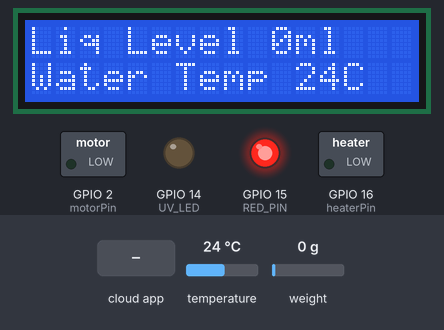
Simulated run of this sketch. Board: ESP8266 (NodeMCU). Parts: 16×2 character LCD, switched loads named in the sketch (green lamp = pin HIGH), output pins drawn as LEDs (lit = HIGH). Dashed ring = blinking. The inputs (shaded band) are chosen by the test bench; at power-on: weight on the scale 0 g, temperature 24 °C. WiFi joins after 1.5 s; servers stay silent unless stated; the Firebase database answers and starts empty; what the sketch prints to the serial monitor is not drawn.

Above: at 6.6 s.
6.7 s: the phone or cloud app sets needRefill to true
At 7.7 s:
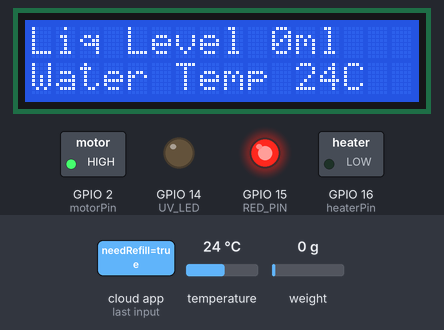
19.7 s: weight on the scale set to 462 g
At 28.3 s:
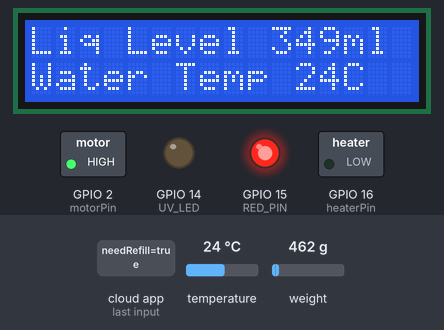
29.3 s: weight on the scale set to 509 g
At 42.1 s:
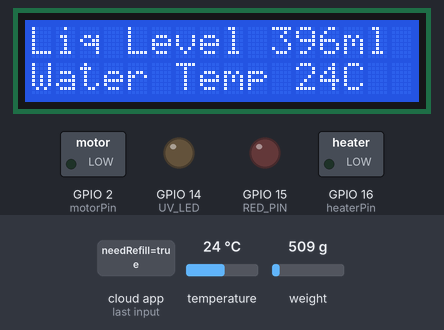
42.3 s: the phone or cloud app sets Heater to 1
At 46.8 s:
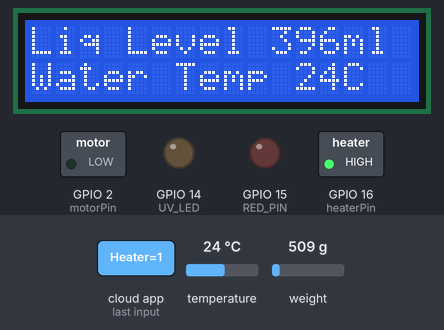
53.3 s: weight on the scale set to 325 g
At 63.2 s:
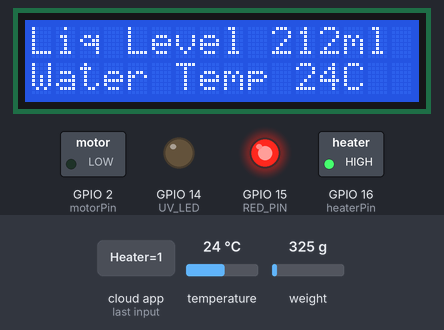
64.0 s: the phone or cloud app sets LED to 1
At 73.4 s:
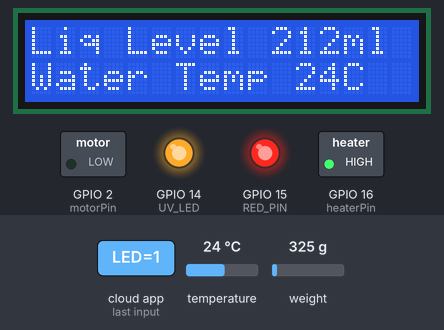
Timing chart, 0 to 74.9 s (numbered marks = the images above; inputs shaded):
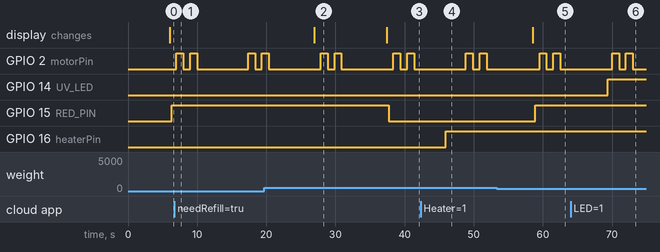

The sketch:

smart_water_bottle.ino
```cpp
#include <ESP8266Firebase.h>
#include <ESP8266WiFi.h>

#include <HX711_ADC.h>
#include <HX711.h>

#include <LiquidCrystal_I2C.h>

#include<SoftwareSerial.h>

#include <OneWire.h>
#include <DallasTemperature.h>

#define UV_LED 14

#define RED_PIN 15

// Set the LCD address to 0x27 for a 16 chars and 2 line display
LiquidCrystal_I2C lcd(0x27, 16, 2);

#define tempSensorPin 0 // Arduino pin connected to DS18B20 sensor's DQ pin
OneWire oneWire(tempSensorPin);         // setup a oneWire instance
DallasTemperature tempSensor(&oneWire); // pass oneWire to DallasTemperature library

#define motorPin 2 //motor transistor is connected to pin 2

#define heaterPin 16

Firebase firebase("https://your-firebase-project-url.firebaseio.com/");
#define _SSID "your_wifi_ssid"
#define _PASSWORD "your_wifi_password"

#define HX711_dout 12 //mcu > HX711 dout pin
#define HX711_sck 13 //mcu > HX711 sck pin

float emptyBottleWeight = 113.0;
float previousWaterLevel = 0.0;
float currentWaterLevel = 0.0;
float temperature;
String needRefill;

HX711 scale;

void setup() {
  pinMode(UV_LED, OUTPUT);
  pinMode(RED_PIN, OUTPUT);
  pinMode(motorPin, OUTPUT);
  pinMode(heaterPin, OUTPUT);
  Serial.begin(115200);
  WiFi.mode(WIFI_STA);
  WiFi.disconnect();
  Serial.print("Connecting to: ");
  Serial.println(_SSID);
  lcd.init();                         // initialize the lcd
  lcd.backlight();                    // turn on the backlight
  lcd.clear();
  tempSensor.begin();                 // initialize the sensor
  WiFi.begin(_SSID, _PASSWORD);
  scale.begin(HX711_dout, HX711_sck);

  while(WiFi.status() != WL_CONNECTED){
    delay(500);
    Serial.print(".");
  }
  Serial.println("");
  Serial.println("WiFi Connected");

  // Print the IP address
  Serial.print("IP Address: ");
  Serial.print("http://");
  Serial.print(WiFi.localIP());

  scale.set_scale(653.125);             // this value is obtained by calibrating the scale with known weights
  scale.tare();                         // reset the scale to 0
}

void loop(){

// LOAD CELL
  Serial.print("one reading:\t");
  Serial.println(scale.get_units(), 1);
  delay(1000);

  if (scale.get_units() >= emptyBottleWeight){
    currentWaterLevel = scale.get_units() - emptyBottleWeight;
  }
  Serial.println(currentWaterLevel);
  if (currentWaterLevel < 0.75 * previousWaterLevel){
    firebase.setFloat("/ESP/drunkAmount", previousWaterLevel - currentWaterLevel);
    Serial.println("new drunkAmount setted");
  }

  // HEATER
  if (firebase.getString("/ESP/Heater")){
    String heaterState = firebase.getString("/ESP/Heater");
    if(heaterState == "1"){
      Serial.println("Sterilization Activated");
      digitalWrite(heaterPin, HIGH);
    }
    else{
      Serial.println("Sterilization Deactivated");
      digitalWrite(heaterPin, LOW);
    }
  }

  // TEMPERATURE SENSOR
  tempSensor.requestTemperatures();             // send the command to get temperatures
  temperature = tempSensor.getTempCByIndex(0);  // read temperature in Celsius
  Serial.print("Temperature: ");
  Serial.print(temperature);
  Serial.println("°C");
  firebase.setFloat("/ESP/temperature", temperature);
  delay(1000);

  lcd.clear();
  lcd.print("Liq Level " + String((int)currentWaterLevel) + "ml");
  lcd.setCursor(0, 1);
  lcd.print("Water Temp " + String((int)temperature) + "C");

// UV LED
  if (firebase.getString("/ESP/LED")){
    String ledState = firebase.getString("/ESP/LED");
    if(ledState == "1"){
      Serial.println("Sterilization Activated");
      digitalWrite(UV_LED, HIGH);
    }
    else{
      Serial.println("Sterilization Deactivated");
      digitalWrite(UV_LED, LOW);
    }
  }

  // RGB LED for remaining amount of water indication
    if (currentWaterLevel <= 375){
      // Yellow (turn red ON with green always ON):
      digitalWrite(RED_PIN, HIGH);
      delay(500);
    }
    else {
      // Green (Green is always ON):
      digitalWrite(RED_PIN, LOW);
      delay(500);
    }

  // VIBRATION MOTOR
    needRefill = firebase.getString("/ESP/needRefill");
    if (needRefill == "true"){
      digitalWrite(motorPin, HIGH); //vibrate
      delay(1000);  // delay one second
      digitalWrite(motorPin, LOW);  //stop vibrating
      delay(1000); //wait one second.
      digitalWrite(motorPin, HIGH); //vibrate
      delay(1000);  // delay one second
      digitalWrite(motorPin, LOW);  //stop vibrating
      delay(1000); //wait one second.
  }
  previousWaterLevel = currentWaterLevel;
  delay(2000);
}
```

Measured:
- the behaviour switches between 488 and 489 g on weight on the scale (found by bisection; images 2 and 3)
- after the input at 6.7 s, GPIO 2 (motorPin): goes HIGH 1.0 s, LOW 1.0 s, HIGH 1.0 s, LOW 7.4 s, HIGH 1.0 s, LOW 1.0 s, then HIGH, starting after 0.28 s
- after the input at 19.7 s, the display: changes after 7.2 s (image 2)
- after the input at 29.3 s, GPIO 15 (RED_PIN): HIGH → LOW after 8.4 s; the display: changes after 8.1 s (image 3)
- after the input at 42.3 s, GPIO 16 (heaterPin): LOW → HIGH after 3.7 s
- after the input at 53.3 s, GPIO 15 (RED_PIN): LOW → HIGH after 5.6 s; the display: changes after 5.3 s (image 5)
- after the input at 64.0 s, GPIO 14 (UV_LED): LOW → HIGH after 5.3 s
